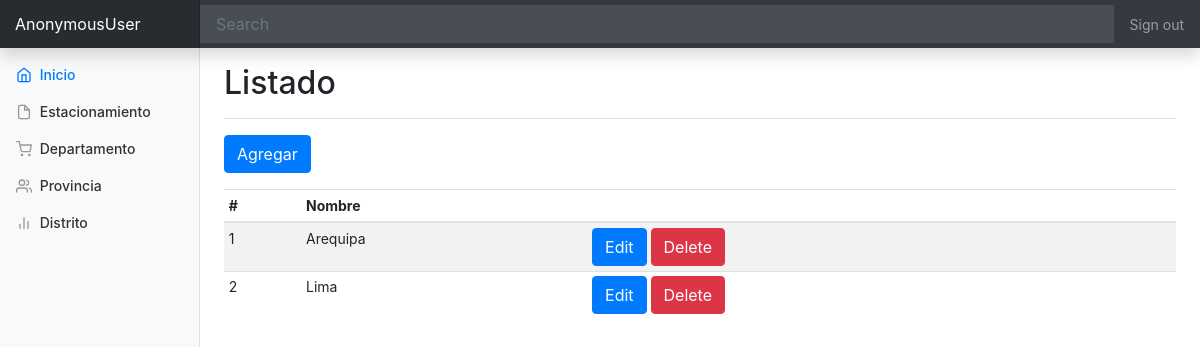
/departamento/, run on an earlier commit of the app's database.
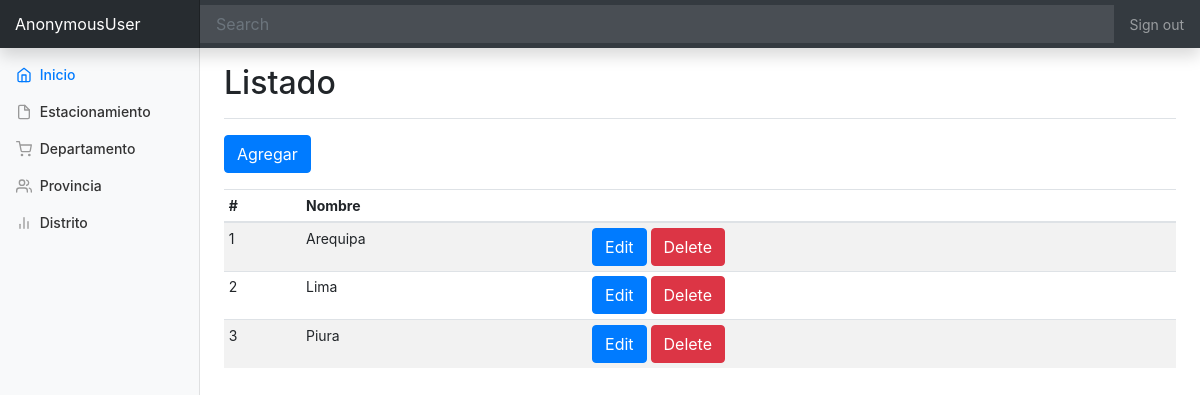
And on a later commit of the database.
### backoffice/models.py (models this page shows, shortened)
class Departamento(models.Model):
    nombre = models.CharField(max_length=50)

### backoffice/views.py (the view)
# urls.py: path('departamento/', DepartamentoList.as_view(), name='departamento-list'),
class DepartamentoList(ListView, LoginRequiredMixin):
    template_name = 'departamento/list.html'
    model = Departamento

### backoffice/templates/departamento/list.html
{% extends 'base.html' %}
{% block main %}
    <div class="d-flex justify-content-between flex-wrap flex-md-nowrap align-items-center pt-3 pb-2 mb-3 border-bottom">
        <h1 class="h2">Listado</h1>
    </div>
    <div class="form-group">
        <a class="btn btn-primary" href="{% url 'bo:departamento-add' %}" role="button">Agregar</a>
    </div>
    <div class="table-responsive">
        <table class="table table-striped table-sm">
            <thead>
            <tr>
                <th>#</th>
                <th>Nombre</th>
                <th></th>
            </tr>
            </thead>
            <tbody>
            {% for c in object_list %}
                <tr>
                    <td>{{ forloop.counter }}</td>
                    <td>{{ c.nombre }}</td>
                    <td>
                        <a class="btn btn-primary" href="{% url 'bo:departamento-edit' c.id %}" role="button">Edit</a>
                        <a class="btn btn-danger" href="{% url 'bo:departamento-delete' c.id %}" role="button">Delete</a>
                    </td>
                </tr>
            {% endfor %}
            </tbody>
        </table>
    </div>
{% endblock %}

### templates/base.html (shortened to what this page needs)
{% load static %}
<!doctype html>
<html lang="en">
<head>
    <link href="{% static 'css/bootstrap.min.css' %}" rel="stylesheet">
    <link href="{% static 'css/dashboard.css' %}" rel="stylesheet">
</head>
<body>
<nav class="navbar navbar-dark fixed-top bg-dark flex-md-nowrap p-0 shadow">
    <a class="navbar-brand col-sm-3 col-md-2 mr-0" href="#">{{ user }}</a>
    <input class="form-control form-control-dark w-100" type="text" placeholder="Search" aria-label="Search">
    <ul class="navbar-nav px-3">
        <li class="nav-item text-nowrap">
            <a class="nav-link" href="{%  url 'bo:logout' %}">Sign out</a>
        </li>
    </ul>
</nav>
<div class="container-fluid">
    <div class="row">
        <nav class="col-md-2 d-none d-md-block bg-light sidebar">
            <div class="sidebar-sticky">
                <ul class="nav flex-column">
                    <li class="nav-item">
                        <a class="nav-link active" href="#">
                            <span data-feather="home"></span>
                            Inicio <span class="sr-only">(current)</span>
                        </a>
                    </li>
                    <li class="nav-item">
                        <a class="nav-link" href="{% url 'bo:estacionamiento-list' %}">
                            <span data-feather="file"></span>
                            Estacionamiento
                        </a>
                    </li>
                    <li class="nav-item">
                        <a class="nav-link" href="{% url 'bo:departamento-list' %}">
                            <span data-feather="shopping-cart"></span>
                            Departamento
                        </a>
                    </li>
                    <li class="nav-item">
                        <a class="nav-link" href="#">
                            <span data-feather="users"></span>
                            Provincia
                        </a>
                    </li>
                    <li class="nav-item">
                        <a class="nav-link" href="#">
                            <span data-feather="bar-chart-2"></span>
                            Distrito
                        </a>
                    </li>
                </ul>
            </div>
        </nav>
        <main role="main" class="col-md-9 ml-sm-auto col-lg-10 px-4">
            {% block main %}
            {% endblock main %}
        </main>
    </div>
</div>
</body>
</html>

### static/css/dashboard.css (style rules this page uses)
body { font-size: .875rem; }
.feather { width: 16px; height: 16px; vertical-align: text-bottom; }
.sidebar { position: fixed; top: 0; bottom: 0; left: 0; z-index: 100; padding: 48px 0 0; box-shadow: inset -1px 0 0 rgba(0, 0, 0, .1); }
.sidebar-sticky { position: relative; top: 0; height: calc(100vh - 48px); padding-top: .5rem; overflow-x: hidden; overflow-y: auto; }
.sidebar .nav-link { font-weight: 500; color: #333; }
.sidebar .nav-link .feather { margin-right: 4px; color: #999; }
.sidebar .nav-link.active { color: #007bff; }
.sidebar .nav-link:hover .feather, .sidebar .nav-link.active .feather { color: inherit; }
[role="main"] { padding-top: 48px; }
.navbar-brand { padding-top: .75rem; padding-bottom: .75rem; font-size: 1rem; background-color: rgba(0, 0, 0, .25); box-shadow: inset -1px 0 0 rgba(0, 0, 0, .25); }
.navbar .form-control { padding: .75rem 1rem; border-width: 0; border-radius: 0; }
.form-control-dark { color: #fff; background-color: rgba(255, 255, 255, .1); border-color: rgba(255, 255, 255, .1); }

What changed in the data, as far as the page shows it:
added Departamento: nombre "Piura"
